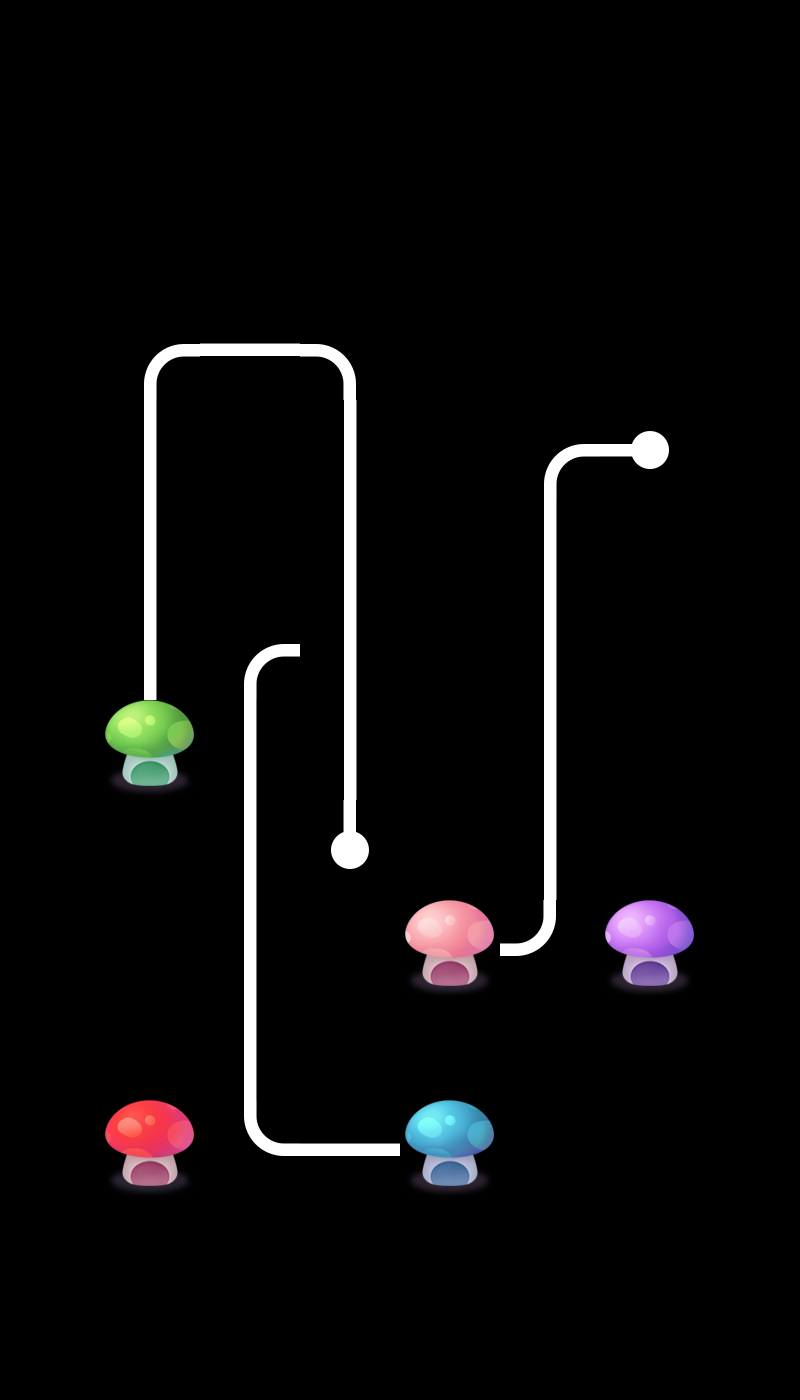

This is a level from a 2D game, rendered from its Tiled map with the project's own tilesets. A one-line summary and the map file follow, with tile-layer data summarised:
An orthogonal 8x14 tile map with 100x100 px tiles, 2 tile layers (layer0, layer1), 2 tilesets and 3 objects.

<map version="1.0" orientation="orthogonal" renderorder="right-down" width="8" height="14" tilewidth="100" tileheight="100" nextobjectid="4">
 <tileset firstgid="1" name="tiled" tilewidth="100" tileheight="100">
  <image source="tiled.png" width="500" height="400" />
 </tileset>
 <tileset firstgid="21" name="tiled" tilewidth="100" tileheight="100">
  <image source="tiled.png" width="500" height="400" />
 </tileset>
 <layer name="layer0" width="8" height="14">
  <data>[112 cells, 21 non-empty, 9 distinct tile ids]</data>
 </layer>
 <layer name="layer1" width="8" height="14">
  <data>[112 cells, 9 non-empty, 6 distinct tile ids]</data>
 </layer>
 <objectgroup name="object1">
  <object id="1" x="315.152" y="630.303" width="60.6061" height="42.4242">
   <properties>
    <property name="id" value="0" />
   </properties>
  </object>
  <object id="2" x="221.212" y="1118.18" width="63.6364" height="48.4848">
   <properties>
    <property name="id" value="1" />
   </properties>
  </object>
  <object id="3" x="515.152" y="921.212" width="60.6061" height="51.5152">
   <properties>
    <property name="id" value="2" />
   </properties>
  </object>
 </objectgroup>
</map>
